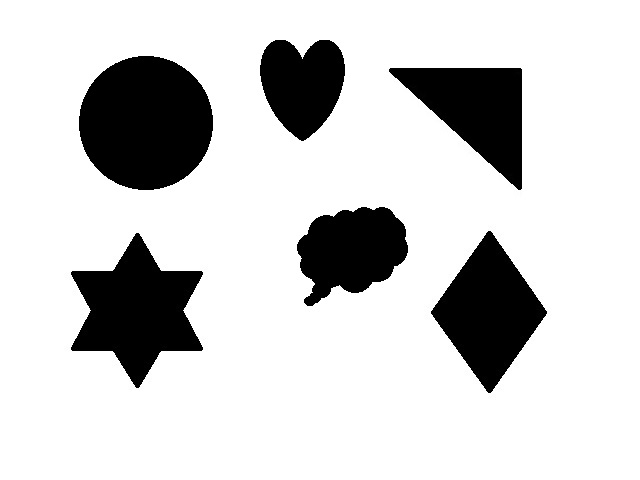
#> input picture ComputerVisionTrainneProgram/T042/Imagens/original.jpg, 640 x 480 px
$ python main.py
#> lines starting #> are read from the running program, lines starting #| are printed output that depends on the picture; after the words box and inside, x2 and y2 are one past the last pixel; in counts of white or black regions, pixels touching at a corner belong together
import cv2 as cv
import numpy as np
import matplotlib.pyplot as plt

if __name__ == '__main__':
    # ler imagem 320x240
    img = cv.imread('Imagens/original.jpg')
#> img is the input picture: shape (480, 640, 3); min 0, max 255, mean 207.6

    # transforma para níveis de cinza
    img_grayscale = cv.cvtColor(img, cv.COLOR_BGR2GRAY)

    # Filtro de Canny
    img_canny = cv.Canny(img_grayscale, 80, 180)
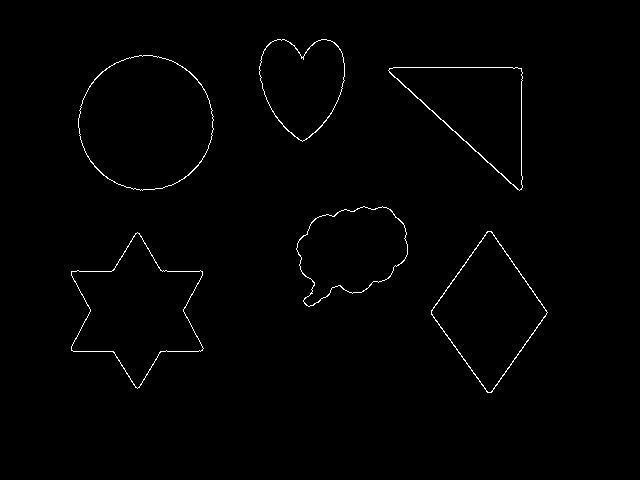
#> img_canny: shape (480, 640); 0.86% white in thin lines or dots, all inside (x1, y1, x2, y2) = (71, 39, 548, 393)

    # Parametros Blob
    blob_param = cv.SimpleBlobDetector_Params()

    # Filtros blob
    blob_param.filterByArea = False
    blob_param.minArea = 10
    blob_param.maxArea = 50000

    blob_param.filterByConvexity = False
    blob_param.minConvexity = 0.7

    blob_param.filterByInertia = False
    blob_param.minInertiaRatio = 0.3

    blob_param.filterByCircularity = True
    blob_param.minCircularity = 0.4

    blob_param.minDistBetweenBlobs = 20

    # Blob detector
    blob_detec = cv.SimpleBlobDetector_create(blob_param)

    obj_blobs = blob_detec.detect(img_canny)
#> obj_blobs = 6 keypoints; (x, y, size): (145, 122, 133.8), (137, 311, 119.8), (476, 109, 108.4), (489, 312, 107.5), (351, 250, 98.8), (302, 84, 87.9)

    print('Total de objetos encontrados: ',len(obj_blobs))
#| Total de objetos encontrados:  6

    # mostra imagem original e resuldados
    cv.imshow('Imagem original', img)
    cv.imshow('Imagem cinza', img_grayscale)
    cv.imshow('Imagem Limiarização Otsu', img_canny)
    cv.waitKey(0)
